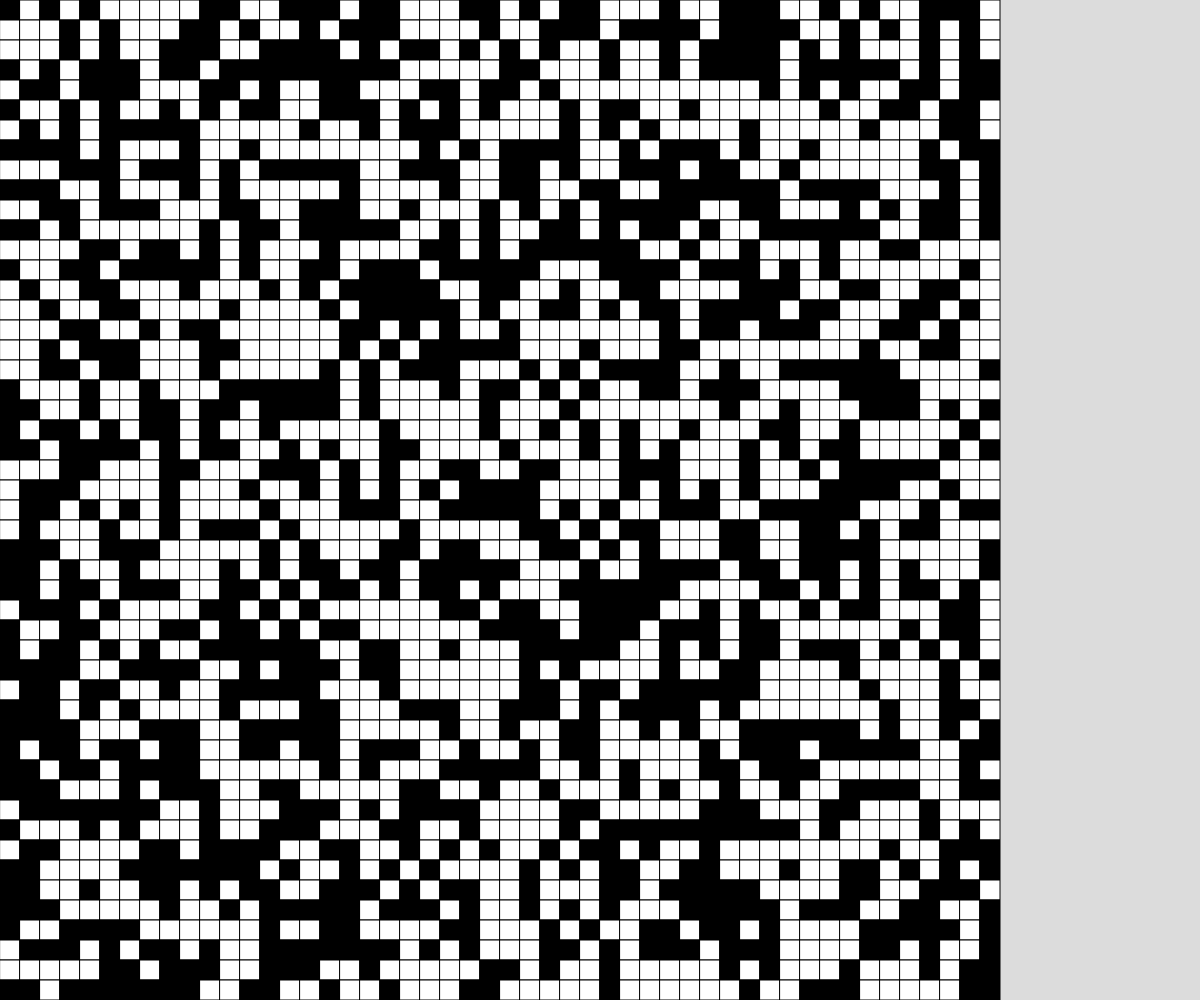
Frame 1 (no input)
Frame 60 (no input): identical to frame 1, image omitted
Frame 120 (the mouse pressed at the canvas centre since frame 60): identical to frame 1, image omitted

The p5.js sketch that drew this single still picture (run headless with seeded random() and noise() and a simulated clock; from frame 60 on, the mouse is pressed at the canvas centre):

// p5.js sketch
// ── sketch.js
// 2D Array Grid
//October 24, 2023

// let grid = [[1, 0, 0, 1], [0, 0, 1, 1], [1, 1, 0, 1], [0, 1, 1, 1]];
let grid;
let cellSize;
const GRID_SIZE = 50;

function setup() {
  createCanvas(windowWidth, windowHeight);
  if (height > width) {
    cellSize = width/GRID_SIZE;
  }
  else {
    cellSize = height/GRID_SIZE; 
  }
  grid = generateRandomGrid(GRID_SIZE, GRID_SIZE);
}

function draw() {
  background(220);
  displayGrid();
  // mouseClicked();
}

// function mouseClicked() {
//   if (key === "r") {
//     grid = generateRandomGrid(GRID_SIZE, GRID_SIZE)
//   }
//   else if (key === "e") {
//     grid = generateEmptyGrid(GRID_SIZE, GRID_SIZE)
//   }
// }

function mouseClicked() {
  for (let y = 0; y < GRID_SIZE; y++) {
    for (let x = 0; x < GRID_SIZE; x++) {
      if (grid[y][x] === 0) {
        fill("white");
      }
      if (grid[y][x] === 1) {
        fill("black");
      }
    }  
  }
}

function displayGrid() {
  for (let y = 0; y < GRID_SIZE; y++) {
    for (let x = 0; x < GRID_SIZE; x++) {
      if (grid[y][x] === 0) {
        fill("white");
      }
      if (grid[y][x] === 1) {
        fill("black");
      }
      rect(x * cellSize, y * cellSize, cellSize, cellSize);
    }
  }
}

function generateRandomGrid(cols, rows) {
  let randomArray = [];
  for (let y = 0; y < cols; y++) {
    randomArray.push([]);
    for (let x = 0; x < rows; x++) {
      if (random(100) < 50) {
        randomArray[y].push(0);
      }
      else {
        randomArray[y].push(1); 
      }
    }
  }
  return randomArray;
}

function generateEmptyGrid(cols, rows) {
  let randomArray = [];
  for (let y = 0; y < cols; y++) {
    randomArray.push([]);
    for (let x = 0; x < rows; x++) {
        randomArray[y].push(0);
    }
  }
  return randomArray;  
}
